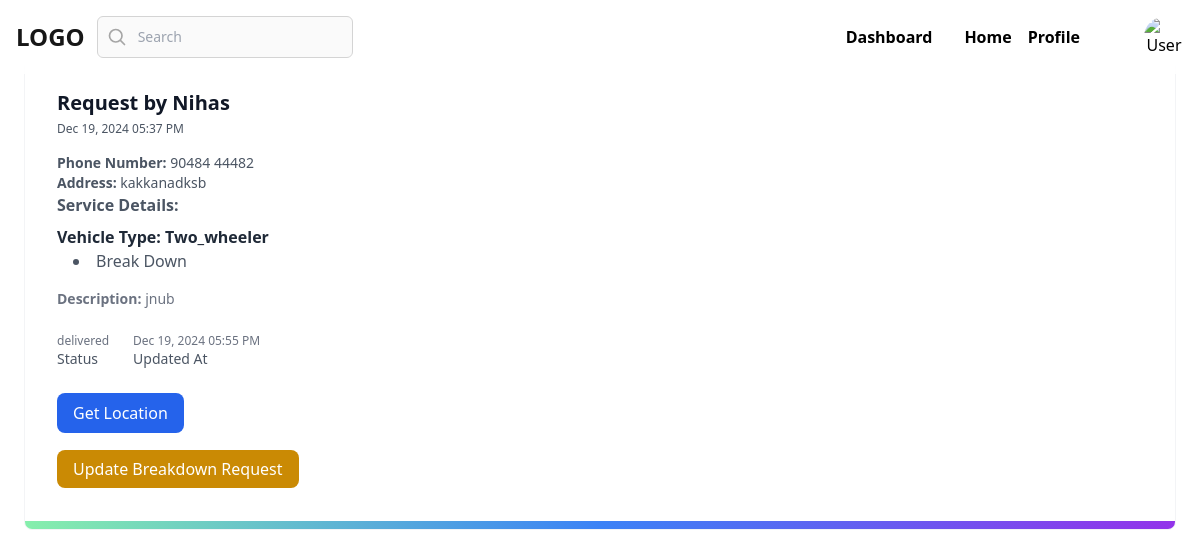
/breakdown/details/69/provider/, run on the app's committed database.
### myapp/models.py (models this page shows, shortened)
class BaseModel(models.Model):
    created_date=models.DateTimeField(auto_now_add=True)
    updated_date=models.DateTimeField(auto_now=True)
    is_active=models.BooleanField(default=True)

class BreakdownRequest(BaseModel):
    customer = models.ForeignKey(User, on_delete=models.CASCADE, related_name='breakdown_requests')
    service_provider = models.ForeignKey(User, on_delete=models.SET_NULL, blank=True, null=True, related_name='assigned_requests')
    service_types = models.ManyToManyField(ServiceType, related_name='breakdown_requests')
    description = models.TextField(null=True)
    image = models.ImageField(upload_to='images/', blank=True, null=True)
    status_choices = [
        ('pending', 'Pending'),
        ('accepted', 'Accepted'),
        ('pick_up', 'Pick up Completed'),
        ('in_progress', 'In Progress'),
        ('completed', 'Completed'),
        ('delivered', 'Delivered'),
        ('cancelled', 'Cancelled'),
        ]
    status = models.CharField(max_length=20, choices=status_choices, default='pending')
    latitude = models.FloatField(blank=True,null=True)
    longitude = models.FloatField(blank=True,null=True)
    completed_at = models.DateTimeField(blank=True, null=True)

class User(AbstractUser):
    role_choices = [
        ('customer', 'Customer'),
        ('provider', 'Service Provider'),
    ]
    role = models.CharField(max_length=20, choices=role_choices,default="customer")
    phone_number = models.CharField(max_length=15, blank=True, null=True)
    is_verified=models.BooleanField(default=False)
    otp=models.CharField(max_length=6,null=True,blank=True)

class BaseModel(models.Model):
    created_date=models.DateTimeField(auto_now_add=True)
    updated_date=models.DateTimeField(auto_now=True)
    is_active=models.BooleanField(default=True)

class CustomerProfile(BaseModel):
    user = models.OneToOneField(User, on_delete=models.CASCADE, related_name='customer_profile')
    address = models.CharField(max_length=200, blank=True ,null=True)

class ServiceType(models.Model):
    vehicle_type_choices = [
        ('two_wheeler', 'Two wheeler'),
        ('four_wheeler', 'Four Wheeler'),
        ('others', 'Others'),
        ]
    vehicle_type = models.CharField(max_length=20, choices=vehicle_type_choices, default='two_wheeler')
    name = models.CharField(max_length=100)
    description = models.TextField(blank=True, null=True)

### myapp/views.py (the view)
# urls.py: path('breakdown/details/<int:pk>/provider/',views.ProviderBreakdownRequestDetailView.as_view(), name='breakdownrequestprovider-detail'),
class ProviderBreakdownRequestDetailView(View):
    template_name = "breakdownrequest_provider_detail.html"
    def get(self, request, *args, **kwargs):
        id = kwargs.get("pk")
        try:
            request_instance = BreakdownRequest.objects.get(id=id)
        except BreakdownRequest.DoesNotExist:
            return render(request, self.template_name, {"error": "Breakdown request not found."})
        try:
            grouped_services = {
                'two_wheeler': request_instance.service_types.filter(vehicle_type='two_wheeler'),
                'four_wheeler': request_instance.service_types.filter(vehicle_type='four_wheeler'),
                'others': request_instance.service_types.filter(vehicle_type='others'),
            }
        except ServiceType.DoesNotExist:
            grouped_services = None
        breakdown_data = {
            "request": request_instance,
            "grouped_services": grouped_services,
        }
        context = {
            "data": [breakdown_data],  # Wrap in a list to maintain template structure
        }
        return render(request, self.template_name, context)

### myapp/templates/breakdownrequest_provider_detail.html (shortened to what this page needs)
{% extends "provider_base.html" %}
{% block main_block %}
<div class="my-12 w-screen max-w-7xl mx-auto px-4 sm:px-6 h-screen ">
    {% for item in data %}
    <div class="relative block overflow-hidden rounded-lg border border-gray-100 p-4 sm:p-6 lg:p-8 mb-6">
        <span class="absolute inset-x-0 bottom-0 h-2 bg-gradient-to-r from-green-300 via-blue-500 to-purple-600"></span>
        <div class="sm:flex sm:justify-between sm:gap-4">
            <div>
                <h3 class="text-lg font-bold text-gray-900 sm:text-xl">
                    Request by {{ item.request.customer.username }}
                </h3>
                <p class="mt-1 text-xs font-medium text-gray-600">{{ item.request.created_date|date:"M d, Y h:i A" }}</p>
            </div>
        </div>
        <div class="mt-4">
            <p class="text-sm text-gray-600">
                <strong>Phone Number:</strong> {{ item.request.customer.phone_number }}
            </p>
            <p class="text-sm text-gray-600">
                <strong>Address:</strong> {{ item.request.customer.customer_profile.address }}
            </p>
        </div>
    <div class="mb-4">
        <p class="text-gray-600"><strong>Service Details:</strong></p>
        {% for vehicle_type, services in item.grouped_services.items %}
          {% if services.exists %}
            <p class="text-gray-800 font-bold mt-2">
              Vehicle Type: {{ vehicle_type|capfirst }}
            </p>
            <ul class="list-disc list-inside text-gray-600 ml-4">
              {% for service in services %}
                <li>{{ service.name }}</li>
              {% endfor %}
            </ul>
          {% endif %}
        {% endfor %}
        <div class="mt-4">
            <p class="text-sm text-gray-500">
                <strong>Description:</strong> {{ item.request.description }}
            </p>
        </div>
        <dl class="mt-6 flex gap-4 sm:gap-6">
            <div class="flex flex-col-reverse">
                <dt class="text-sm font-medium text-gray-600">Status</dt>
                <dd class="text-xs text-gray-500">{{ item.request.status }}</dd>
            </div>
            <div class="flex flex-col-reverse">
                <dt class="text-sm font-medium text-gray-600">Updated At</dt>
                <dd class="text-xs text-gray-500">{{ item.request.updated_date|date:"M d, Y h:i A" }}</dd>
            </div>
        </dl>
        <div class="mt-6">
            <button class="px-4 py-2 bg-blue-600 text-white rounded-lg hover:bg-blue-700" onclick="toggleLocation('{{ item.request.id }}', {{ item.request.latitude }}, {{ item.request.longitude }})">
                Get Location
            </button>
        </div>
        <div class="mt-6">
            <a href="{% url 'breakdownrequest-edit' item.request.id %}" class="px-4 py-2 bg-yellow-600 text-white rounded-lg hover:bg-yellow-700">
                Update Breakdown Request
            </a>
        </div>
        </div>
    </div>
    {% empty %}
    <p class="text-center text-gray-500">No breakdown requests available.</p>
    {% endfor %}
</div>
{% endblock %}

### data on the page
BreakdownRequest: request.customer.username "Nihas", request.created_date "Dec 19, 2024 05:37 PM", request.customer.phone_number "90484 44482", request.customer.customer_profile.address "kakkanadksb", grouped_services "Two_wheeler", request.description "jnub", request.status "delivered", request.updated_date "Dec 19, 2024 05:55 PM"
ServiceType: name "Break Down"
